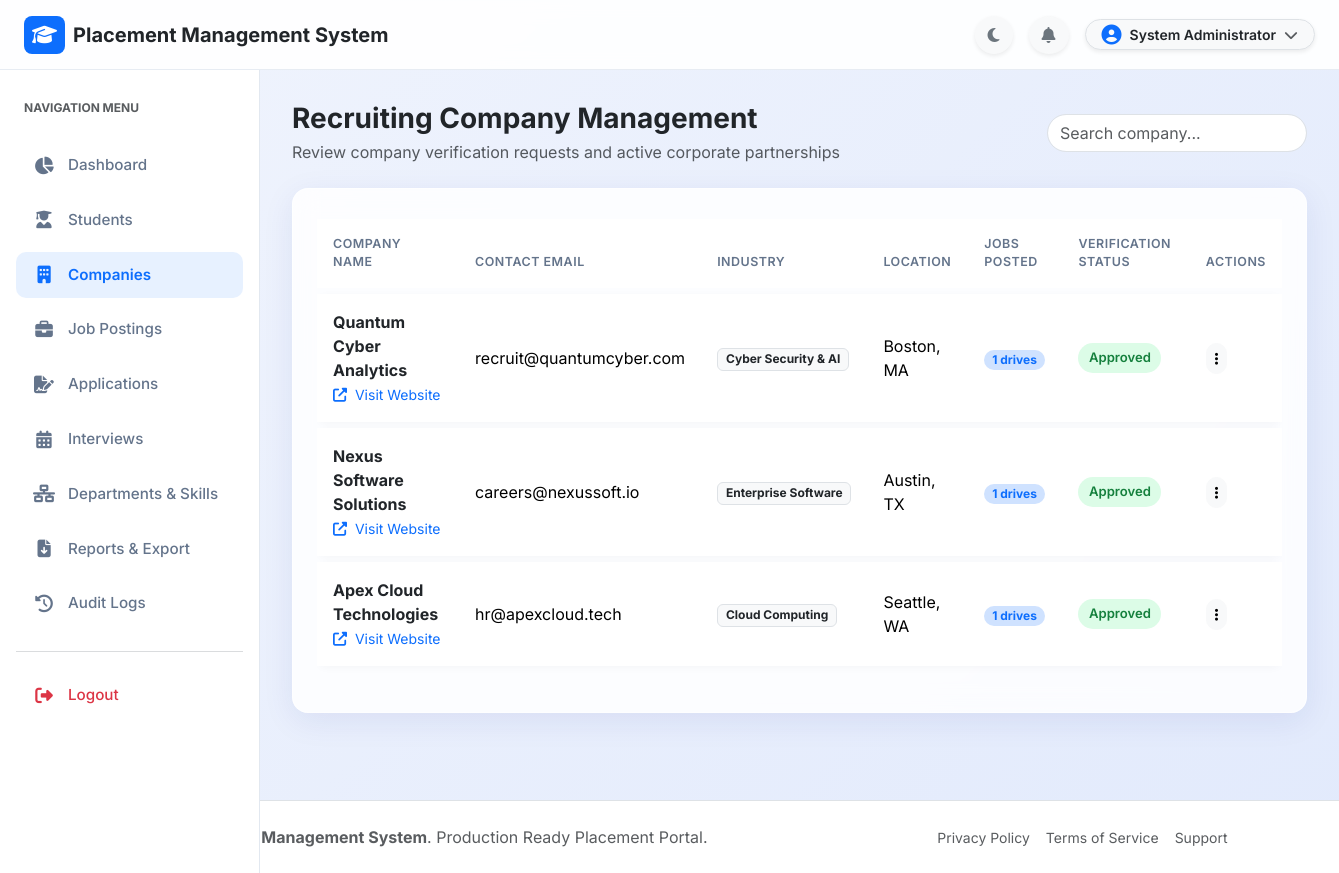
/admin/companies.php (signed in), run on the app's committed database.
### tables this page shows
CREATE TABLE IF NOT EXISTS `companies` (
  `id` INT AUTO_INCREMENT PRIMARY KEY,
  `company_name` VARCHAR(150) NOT NULL,
  `email` VARCHAR(100) NOT NULL UNIQUE,
  `password` VARCHAR(255) NOT NULL,
  `phone` VARCHAR(20) DEFAULT NULL,
  `website` VARCHAR(150) DEFAULT NULL,
  `industry` VARCHAR(100) DEFAULT NULL,
  `location` VARCHAR(100) DEFAULT NULL,
  `description` TEXT DEFAULT NULL,
  `logo` VARCHAR(255) DEFAULT 'default-company.png',
  `status` ENUM('Pending', 'Approved', 'Rejected') DEFAULT 'Approved',
  `created_at` TIMESTAMP DEFAULT CURRENT_TIMESTAMP,
  `updated_at` TIMESTAMP DEFAULT CURRENT_TIMESTAMP ON UPDATE CURRENT_TIMESTAMP,
  INDEX `idx_company_email` (`email`),
  INDEX `idx_company_status` (`status`)
);

### admin/companies.php (the view, shortened to what this page needs)
<?php
require_once __DIR__ . '/../config/database.php';
$sql = "
    SELECT c.*, COUNT(j.id) AS total_jobs
    FROM companies c
    LEFT JOIN jobs j ON c.id = j.company_id
    GROUP BY c.id
    ORDER BY c.id DESC
";
$companies = $conn->query($sql)->fetch_all(MYSQLI_ASSOC);
require_once __DIR__ . '/../includes/header.php';
require_once __DIR__ . '/../includes/navbar.php';
?>
<div class="app-layout">
    <?php require_once __DIR__ . '/../includes/sidebar.php'; ?>
    <main class="app-main">
        <div class="d-flex justify-content-between align-items-center mb-4">
            <div>
                <h3 class="fw-bold text-dark mb-1">Recruiting Company Management</h3>
                <p class="text-muted mb-0">Review company verification requests and active corporate partnerships</p>
            </div>
            <input type="text" data-table-search="companies-table" class="form-control rounded-pill" style="width: 260px;" placeholder="Search company...">
        </div>
        <div class="glass-card p-4">
            <div class="table-responsive">
                <table class="table table-custom align-middle" id="companies-table">
                    <thead>
                        <tr>
                            <th>Company Name</th>
                            <th>Contact Email</th>
                            <th>Industry</th>
                            <th>Location</th>
                            <th>Jobs Posted</th>
                            <th>Verification Status</th>
                            <th>Actions</th>
                        </tr>
                    </thead>
                    <tbody>
                        <?php if (empty($companies)): ?>
                            <tr><td colspan="7" class="text-center py-4 text-muted">No companies found.</td></tr>
                        <?php else: ?>
                            <?php foreach ($companies as $c): ?>
                                <tr>
                                    <td>
                                        <div class="fw-bold text-dark"><?php echo htmlspecialchars($c['company_name']); ?></div>
                                        <?php if ($c['website']): ?>
                                            <a href="<?php echo htmlspecialchars($c['website']); ?>" target="_blank" class="small text-primary text-decoration-none">
                                                <i class="fas fa-external-link-alt me-1"></i> Visit Website
                                            </a>
                                        <?php endif; ?>
                                    </td>
                                    <td><?php echo htmlspecialchars($c['email']); ?></td>
                                    <td><span class="badge bg-light text-dark border"><?php echo htmlspecialchars($c['industry'] ?? 'Technology'); ?></span></td>
                                    <td><?php echo htmlspecialchars($c['location'] ?? 'Remote'); ?></td>
                                    <td>
                                        <span class="badge bg-primary-subtle text-primary rounded-pill px-2">
                                            <?php echo $c['total_jobs']; ?> drives
                                        </span>
                                    </td>
                                    <td>
                                        <?php
                                        $badgeClass = 'badge-active';
                                        ?>
                                        <span class="badge-status <?php echo $badgeClass; ?>"><?php echo htmlspecialchars($c['status']); ?></span>
                                    </td>
                                    <td>
                                        <div class="dropdown">
                                            <button class="btn btn-sm btn-light rounded-pill" type="button" data-bs-toggle="dropdown">
                                                <i class="fas fa-ellipsis-v"></i>
                                            </button>
                                        </div>
                                    </td>
                                </tr>
                            <?php endforeach; ?>
                        <?php endif; ?>
                    </tbody>
                </table>
            </div>
        </div>
    </main>
</div>
<?php require_once __DIR__ . '/../includes/footer.php'; ?>

### assets/css/style.css (style rules this page uses)
:root { --primary-color: #0d6efd; --primary-dark: #0a58ca; --primary-light: #e7f1ff; --secondary-color: #4f46e5; --accent-color: #06b6d4; --bg-gradient: linear-gradient(135deg, #f0f4fd 0%, #e2eafc 100%); --card-bg: rgba(255, 255, 255, 0.85); --card-border: rgba(255, 255, 255, 0.6); --text-main: #1e293b; --text-muted: #64748b; --sidebar-width: 260px; --topbar-height: 70px; --glass-shadow: 0 8px 32px 0 rgba(31, 38, 135, 0.08); --transition-smooth: all 0.25s cubic-bezier(0.4, 0, 0.2, 1); }
body { font-family: 'Inter', system-ui, -apple-system, sans-serif; background: var(--bg-gradient); color: var(--text-main); min-height: 100vh; margin: 0; padding: 0; overflow-x: hidden; }
.glass-card { background: var(--card-bg); backdrop-filter: blur(12px); -webkit-backdrop-filter: blur(12px); border: 1px solid var(--card-border); border-radius: 16px; box-shadow: var(--glass-shadow); transition: var(--transition-smooth); }
.app-layout { display: flex; margin-top: var(--topbar-height); min-height: calc(100vh - var(--topbar-height)); }
.app-main { flex: 1; margin-left: var(--sidebar-width); padding: 2rem; transition: var(--transition-smooth); }
.badge-status { padding: 0.4em 0.8em; font-size: 0.82rem; font-weight: 600; border-radius: 30px; display: inline-block; }
.badge-active { background: #dcfce7; color: #15803d; }
.table-custom { border-collapse: separate; border-spacing: 0 6px; }
.table-custom tbody tr { background: #ffffff; border-radius: 10px; box-shadow: 0 2px 8px rgba(0,0,0,0.03); transition: var(--transition-smooth); }
.table-custom th { border: none; color: var(--text-muted); font-weight: 600; text-transform: uppercase; font-size: 0.78rem; letter-spacing: 0.5px; padding: 1rem; }
.table-custom td { border: none; padding: 1rem; vertical-align: middle; }

### data on the page
companies: company_name "Quantum Cyber Analytics", email "recruit@quantumcyber.com", industry "Cyber Security & AI", location "Boston, MA", total_jobs "1", status "Approved"
companies: company_name "Nexus Software Solutions", email "careers@nexussoft.io", industry "Enterprise Software", location "Austin, TX", total_jobs "1", status "Approved"
companies: company_name "Apex Cloud Technologies", email "hr@apexcloud.tech", industry "Cloud Computing", location "Seattle, WA", total_jobs "1", status "Approved"

### other printed values
APP_NAME "Placement Management System"
$_SESSION['user_name'] "System Administrator"
